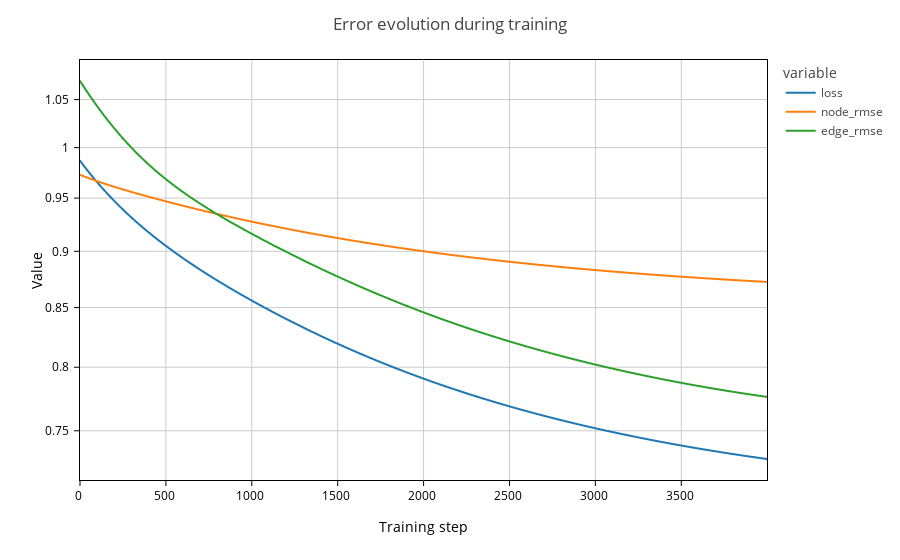

The cell this chart's notebook holds for it:
### Markdown cell above
And plot them:

### Code cell
df.plot(backend="plotly").update_layout(
    yaxis_type="log", yaxis_showgrid=True, xaxis_showgrid=True
).update_layout(
    yaxis_title="Value",
    xaxis_title="Training step",
    title="Error evolution during training",
)

### Figure 1 — Plotly figure (JSON) as saved in the notebook; plotly's stock layout.template omitted (floating-point values rounded to 4 significant figures; data arrays with more than 128 entries replaced by an {"elided": "..."} marker saying what was removed)
{"data": [{"hovertemplate": "variable=loss<br>index=%{x}<br>value=%{y}<extra></extra>", "legendgroup": "loss", "line": {"color": "#1F77B4", "dash": "solid"}, "marker": {"symbol": "circle"}, "mode": "lines", "name": "loss", "showlegend": true, "type": "scattergl", "x": {"elided": "4000 int values"}, "xaxis": "x", "y": {"elided": "4000 float values"}, "yaxis": "y"}, {"hovertemplate": "variable=node_rmse<br>index=%{x}<br>value=%{y}<extra></extra>", "legendgroup": "node_rmse", "line": {"color": "#FF7F0E", "dash": "solid"}, "marker": {"symbol": "circle"}, "mode": "lines", "name": "node_rmse", "showlegend": true, "type": "scattergl", "x": {"elided": "4000 int values"}, "xaxis": "x", "y": {"elided": "4000 float values"}, "yaxis": "y"}, {"hovertemplate": "variable=edge_rmse<br>index=%{x}<br>value=%{y}<extra></extra>", "legendgroup": "edge_rmse", "line": {"color": "#2CA02C", "dash": "solid"}, "marker": {"symbol": "circle"}, "mode": "lines", "name": "edge_rmse", "showlegend": true, "type": "scattergl", "x": {"elided": "4000 int values"}, "xaxis": "x", "y": {"elided": "4000 float values"}, "yaxis": "y"}], "layout": {"legend": {"title": {"text": "variable"}, "tracegroupgap": 0}, "margin": {"t": 60}, "title": {"text": "Error evolution during training"}, "xaxis": {"anchor": "y", "domain": [0, 1], "showgrid": true, "title": {"text": "Training step"}}, "yaxis": {"anchor": "x", "domain": [0, 1], "showgrid": true, "title": {"text": "Value"}, "type": "log"}}}
